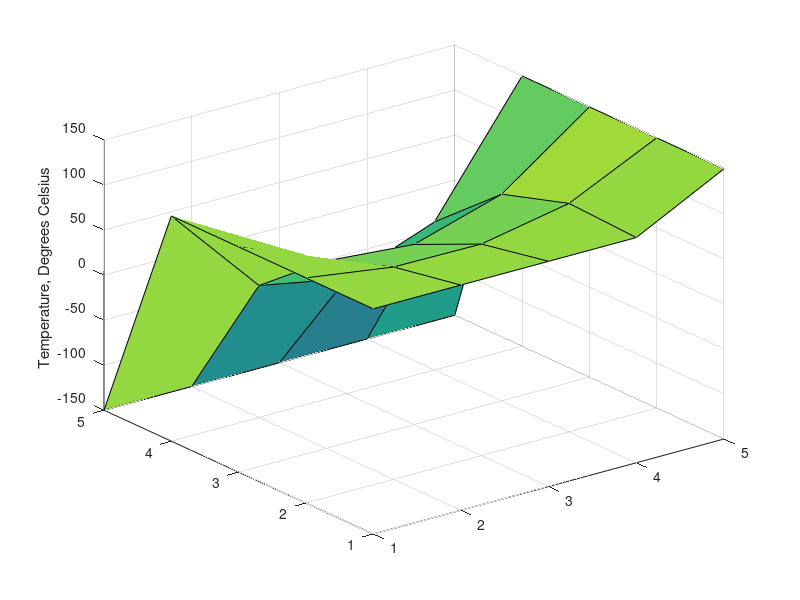

Recreate this plot in MATLAB.
clc;
%% Set boundary conditions

% Create nxn 2-D surface
size = 5; 
a = zeros(size,size);

% Set temperature of sides
a(1,:) = 100.*ones(size, 1);
a(:,1) = 100.*ones(size, 1);
a(:,size) = 150.*ones(size, 1);
a(size,:) = -150*ones(size, 1);



%% Create matrix of boundary conditions

% Constants that will be used throughout
c1 = (length(a)-2)^2; % number of nodes
c2 = length(a)-2;     % n of nxn solution matrix
c3 = length(a)-3;     % Honestly don't need this but it's legacy at this point

% Create and fill boundary matrix using boundary conditions
% See external documentation for justification
boundaries = zeros(c1,4);

% Top
for i = 1:c2
    boundaries(i,1) = -a(1, i+1);
end
count = 2;
% Left
for i = (c1-2):c1
    boundaries(i,4) = -a(size, count);
    count = count + 1;
end
count = 2;
% Right
for i = 1:c3+1:c1
    boundaries(i,2) = -a(count, 1);
    count = 1+count;
end
count = 2;
% Bottom
for i = 3:c3+1:c1
    boundaries(i,3) = -a(count, size);
    count = 1+count;
end

%% Create and fill solution matrix

% Create an nxn solution space
b = zeros(c1, c1);

% Fill in solution matrix. See external documentation for justification

% Repeated throughout
repeat = [1 -4 1];
fillin = [1, zeros(1, c3-1) , repeat, zeros(1, c3-1), 1];

% Fill in top 
count1 = round(length(fillin)/2);
count2 = 1;
for j = length(fillin)/2:-1:0
    b(count2,:) = b(count2,:) + [fillin(j:length(fillin)), zeros(1, length(b)-count1)];
    count2 = count2 + 1;
    count1 = count1 + 1;
end

% Fill in middle
count3 = 1;
while count1 < c1
    fillin(1:j);
    [zeros(1,count3), fillin, zeros(1,length(b)-count1+count3)];
    j =length(fillin);
    b(count2,:) = b(count2,:) + [zeros(1,count3), fillin, zeros(1,length(b)-count1)];
    count2 = count2 + 1;
    count1 = count1 +1;
    count3 = count3 + 1;
end

% Fill in bottom
for j = length(fillin):-1:length(fillin)/2
    fillin(1:j);
    b(count2,:) = b(count2,:) + [zeros(1,count3), fillin(1:j)];
    count2 = count2 + 1;
    count3 = count3 + 1;
end

% Insert zeros to account for sides of surface
for i = c2:c2:length(b)-1
    b(i,i+1) = 0;
end
for i = c2+1:c2:length(b)
    b(i,i-1) = 0;
end

%% Introduce boundary conditions to matrix
b = [b, ones(c1, 1)];
for i = 1:length(b)-1
    b(i,length(b)) = sum(boundaries(i,:));
end

%% Solve matrix
b
% boundaries
b = rref(b);

%% Update initial table using solved values
c = a;
count = 1;
for i = 1:length(c)-2
    for j = 1:length(c)-2
        c(i+1,j+1) = b(count, length(b));
        count = count + 1;
    end
end

%% Plot surface
c;
s = surf(c)
zlabel('Temperature, Degrees Celsius')
